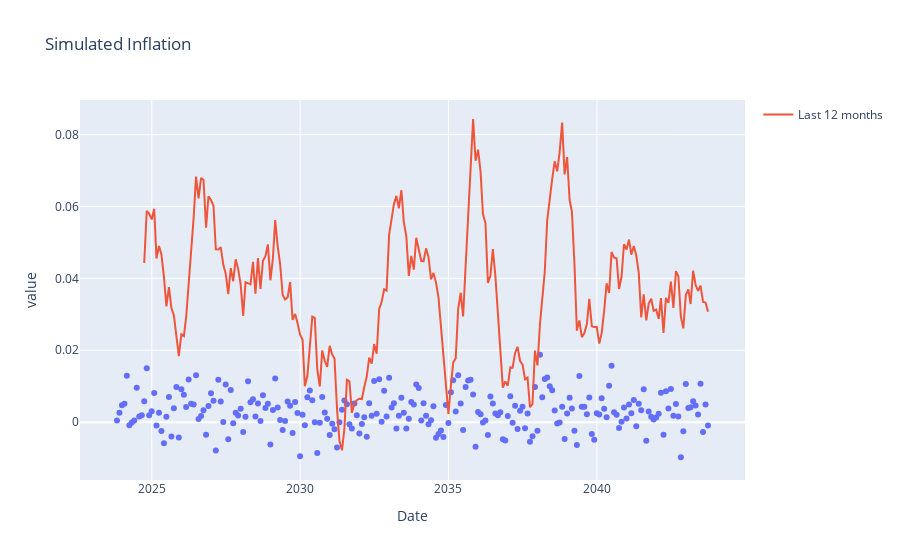

Source (notebook cell):
### Code cell
last_date = base_data.index[-1]
dates_future = pd.date_range(start=last_date + pd.offsets.MonthBegin(1), periods=months_to_simulate, freq='ME')

simulated_data = pd.DataFrame({'Date': dates_future, 'value': simulated_inflations})
simulated_data.set_index('Date', inplace=True)
simulated_data

simulated_data['last_12m'] = (simulated_data['value']).rolling(window=12).sum()

fig = ex.scatter(simulated_data, x=simulated_data.index, y='value', title='Simulated Inflation', labels={'x':'Date', 'y':'Value'})
fig.add_scatter(x=simulated_data.index, y=simulated_data['last_12m'], mode='lines', name='Last 12 months')
fig.show()

### Figure 1 — Plotly figure (JSON) as saved in the notebook; plotly's stock layout.template omitted (floating-point values rounded to 4 significant figures; data arrays with more than 128 entries replaced by an {"elided": "..."} marker saying what was removed)
{"data": [{"hovertemplate": "Date=%{x}<br>value=%{y}<extra></extra>", "legendgroup": "", "marker": {"color": "#636efa", "symbol": "circle"}, "mode": "markers", "name": "", "orientation": "v", "showlegend": false, "type": "scatter", "x": {"elided": "240 str values"}, "xaxis": "x", "y": {"elided": "240 float values"}, "yaxis": "y"}, {"mode": "lines", "name": "Last 12 months", "type": "scatter", "x": {"elided": "240 str values"}, "y": {"elided": "240 float values"}}], "layout": {"legend": {"tracegroupgap": 0}, "title": {"text": "Simulated Inflation"}, "xaxis": {"anchor": "y", "domain": [0, 1], "title": {"text": "Date"}}, "yaxis": {"anchor": "x", "domain": [0, 1], "title": {"text": "value"}}}}
